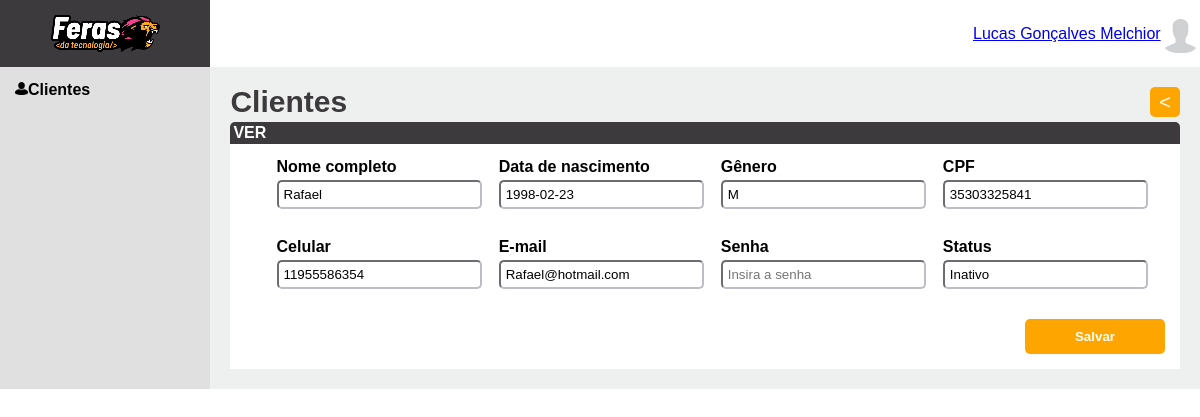
Page /alterarTela.php?cliente_idclientes=3 (signed in) on the committed database.
### tables this page shows
CREATE TABLE `clientes` (
  `idclientes` int(11) NOT NULL AUTO_INCREMENT,
  `nome` varchar(255) DEFAULT NULL,
  `datanasc` date DEFAULT NULL,
  `genero` varchar(1) DEFAULT NULL,
  `cpf` varchar(11) DEFAULT NULL,
  `celular` varchar(11) DEFAULT NULL,
  `email` varchar(255) DEFAULT NULL,
  `senha` varchar(255) DEFAULT NULL,
  `status` varchar(7) DEFAULT NULL,
  PRIMARY KEY (`idclientes`)
);

### alterarTela.php (the view, shortened to what this page needs)
<?php
    include 'conexao.php';
    $result = $db->query("select * from clientes where idclientes = ".$_GET['cliente_idclientes']);
    $cliente = $result->fetch_assoc();
?>
<!DOCTYPE html>
<html lang="en">
    <head>
        <link rel="stylesheet" href="reset.css">
    </head>
    <body>
        <header>
            <div class="logo">
                <img src="logo_horizonta_fundo_branco.png" alt="Logo feras da tecnologia">
            </div>
            <div class="deslogar">
                <a href="deslogar.php"><?php echo $_SESSION['usuario_logado']; ?></a>
                <img class="avatarusuario" src="avatar1.jpg">
            </div>
        </header>
        <main>
            <div class="fundocinza">
                <div>
                    <img class="avatarPreto" src="preto.png">
                </div>
                <div>
                    <h4>Clientes</h4>
                </div>
            </div>
            <div class="fundobege">
                <div class="tabelaTitulo">
                    <div>
                        <h1>Clientes</h1>
                    </div>
                    <div>
                        <button class="adicionar"><a class="verCliente" href="clientesTela.php"><</a></button>
                    </div>
                </div>
                <h5>VER</h5>
                <form action="alterar.php" method="post">
                    <div class="flex">
                        <div>
                            <label class="texto" for="nome">Nome completo</label>
                            <input type="text" class="inputPadrao" value="<?php echo $cliente['nome']; ?>" name="nome" id="nome" placeholder="Insira o Nome">
                        </div>
                        <div>
                            <label class="texto" for="datanasc">Data de nascimento</label>
                            <input type="text" class="inputPadrao" value="<?php echo $cliente['datanasc']; ?>" name="datanasc" id="datanasc" placeholder="Data de nascimento">
                        </div>
                        <div>
                            <label class="texto" for="genero">Gênero</label>
                            <input type="text" class="inputPadrao" value="<?php echo $cliente['genero']; ?>" name="genero" id="genero" placeholder="Gênero">
                        </div>
                        <div>
                            <label class="texto" for="cpf">CPF</label>
                            <input type="text" class="inputPadrao" value="<?php echo $cliente['cpf']; ?>" name="cpf" id="cpf" placeholder="Insira o CPF">
                        </div>
                    </div>
                    <div class="flex">
                        <div>
                            <label class="texto" for="celular">Celular</label>
                            <input type="text" class="inputPadrao" value="<?php echo $cliente['celular']; ?>" name="celular" id="celular" placeholder="Celular">
                        </div>
                        <div>
                            <label class="texto" for="email">E-mail</label>
                            <input type="email" class="inputPadrao" value="<?php echo $cliente['email']; ?>" name="email" id="email" placeholder="Insira o E-mail">
                        </div>
                        <div>
                            <label class="texto" for="senha">Senha</label>
                            <input type="password" class="inputPadrao" value="" name="senha" id="senha" placeholder="Insira a senha">
                        </div>
                        <div>
                            <label class="texto" for="status">Status</label>
                            <input type="text" class="inputPadrao" value="<?php echo $cliente['status']; ?>" name="status" id="status" placeholder="Ativo ou Inativo?">
                        </div>
                    </div>
                        <div class="flex2">
                            <div class="flex">
                                <input class="salvar" type="submit" value="Salvar">
                            </div>
                        </div>
                </form>
            </div>
        </main>
    </body>
</html>

### alterarTela.php (style rules this page uses)
Body { font-family: Arial, Helvetica, sans-serif; }
header { display: flex; flex-direction: row; justify-content: space-between; }
main { display: flex; flex-direction: row; }
h1 { color: #3C3A3C; font-weight: bold; font-size: 30px; }
h4 { font-weight: bold }
h5 { background-color: #3C3A3C; color: white; font-weight: bold; border-radius: 5px 5px 0px 0px; padding: 3px; }
form { display: block; flex-direction: column; background-color: white; margin-left }
label { font-weight: bold; display: block; }
.texto { padding-bottom: 5px; }
.flex2 { display: flex; flex-direction: row-reverse; }
.flex { display: flex; justify-content: space-evenly; padding: 15px }
.salvar { border: none; color: white; font-weight: bold; background-color: orange; border-radius: 5px; padding: 10px 50px 10px 50px; }
.inputPadrao { width: 100%; border-radius: 5px; padding: 5px; border-color: #BCBDC7; }
.avatarPreto { width: 13px; }
.tabelaTitulo { display: flex; width: 100%; justify-content: space-between; margin-bottom: 5px; }
.fundobege { background-color: #EDF0EF; width: 100%; padding: 20px; }
.fundocinza { display: flex; background-color: #E0E0E0; width:19%; padding: 15px; }
.logo { background-color: #3C3A3C; width: 15%; display: flex; justify-content: center; padding: 15px; }
.adicionar { color: white; background-color: orange; border-radius: 5px; width: 30px; height:30px; font-size: 20px; border: none; }
.verCliente { text-decoration: none; color: #fff; }
.avatarusuario { width: 5%; border-radius: 15px; }
.deslogar { display: flex; align-items: center; justify-content: end; }

### rows in the picture
clientes: nome "Rafael", datanasc "1998-02-23", genero "M", cpf "35303325841", celular "11955586354", email "Rafael@hotmail.com", status "Inativo"

### other values in the picture
$_SESSION['usuario_logado'] "Lucas Gonçalves Melchior"
